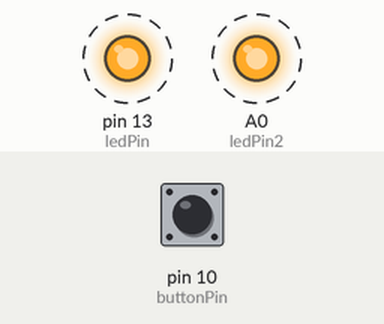
A sketch run on a simulated Teensy 4. Shown: output pins drawn as LEDs (lit = HIGH). Dashed ring = blinking. The inputs (shaded band) are chosen by the test bench; at power-on: pin 10 (buttonPin) LOW.

Above: at 0.2 s.
Timing chart, 0 to 3.0 s (numbered marks = the images above):
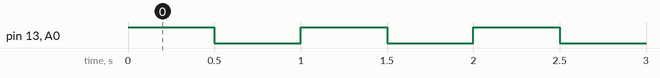

The sketch:

ledblink.ino
```cpp
int ledPin = 13;
int ledPin2 = 14;
int buttonPin = 10;

void setup() {
  // put your setup code here, to run once:
  pinMode(ledPin, OUTPUT);
  pinMode(ledPin2, OUTPUT);
  pinMode(buttonPin, INPUT);
}

void loop() {
  digitalWrite(ledPin, HIGH);
  digitalWrite(ledPin2, HIGH);
  delay(500);
  digitalWrite(ledPin, LOW);
  digitalWrite(ledPin2, LOW);
  delay(500);

  if (digitalRead(buttonPin) == HIGH) {
    usbMIDI.sendNoteOn(60, 127, 1);
    delay(5);
  } else {
    usbMIDI.sendNoteOff(0, 127, 1);
  }
}
```

Measured:
- by itself, pin 13 (ledPin), A0 (ledPin2): alternates HIGH for 0.50 s and LOW for 0.50 s
